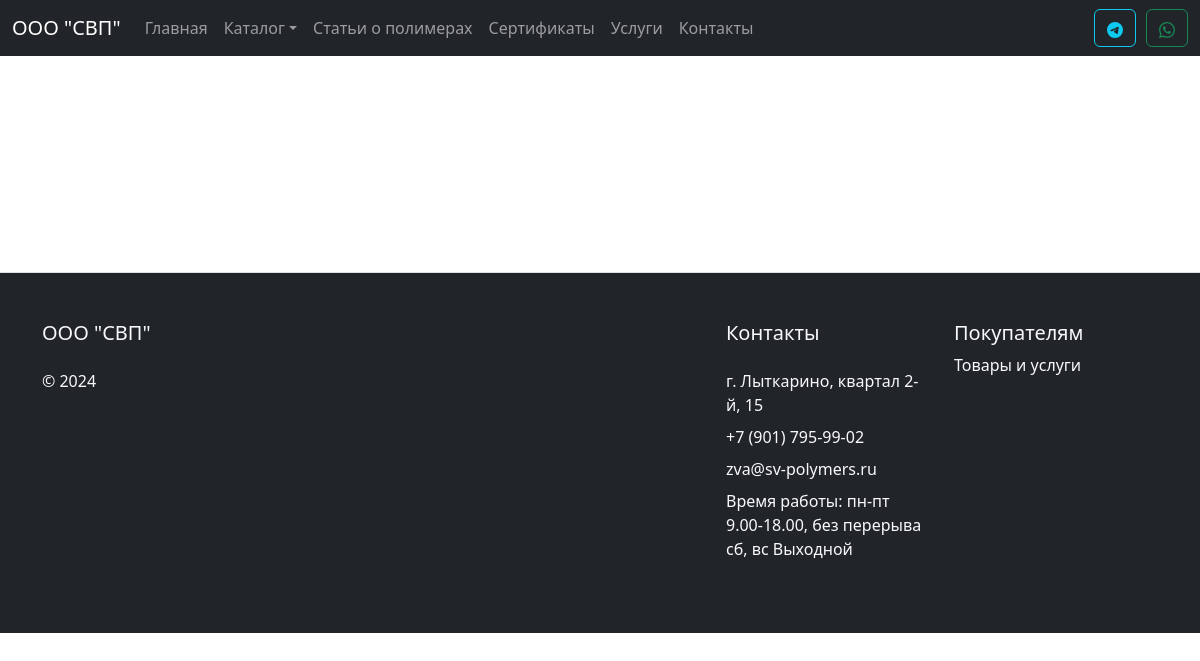
Before: /catalog/sandwich/index.php with the older database file.
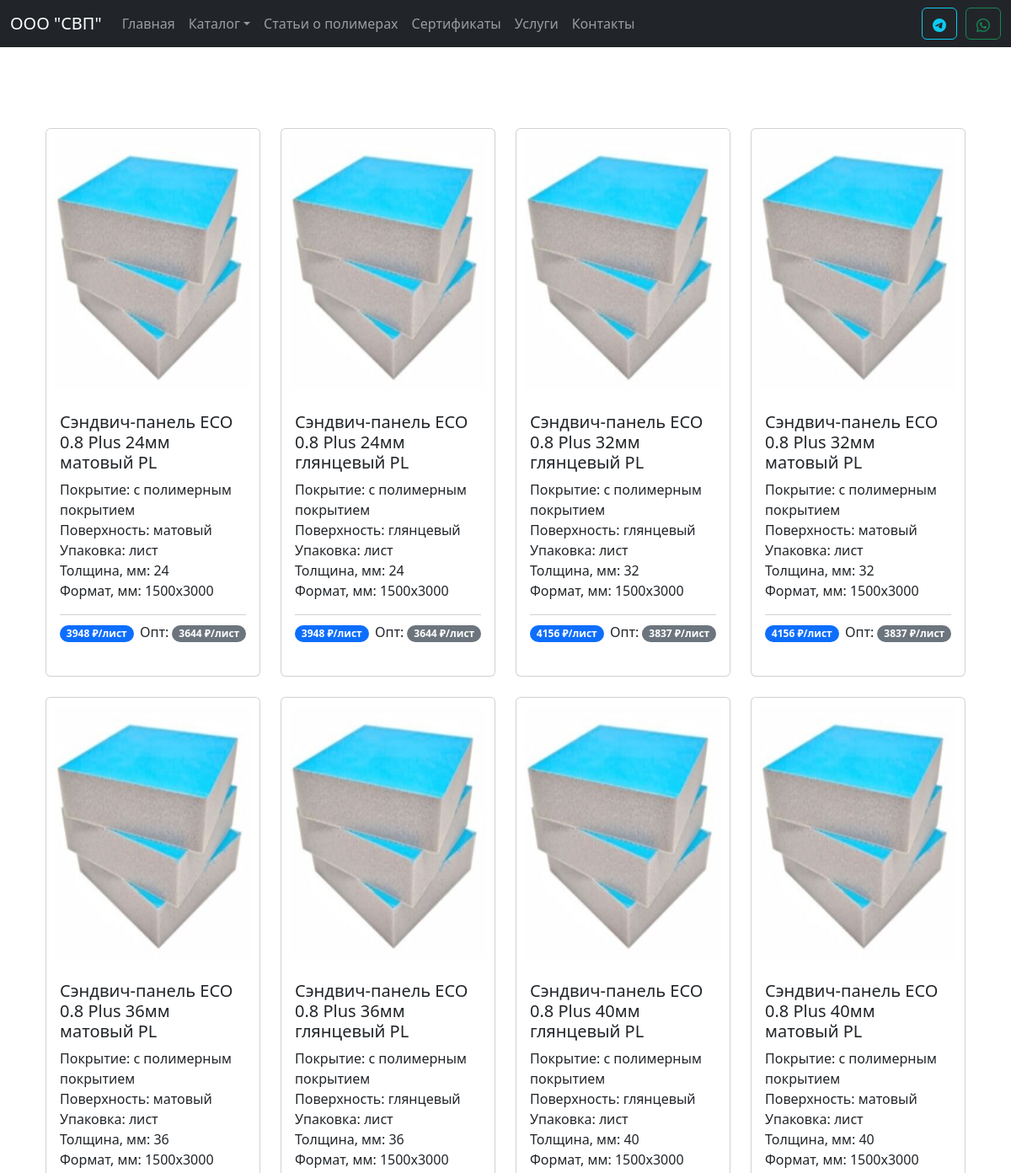
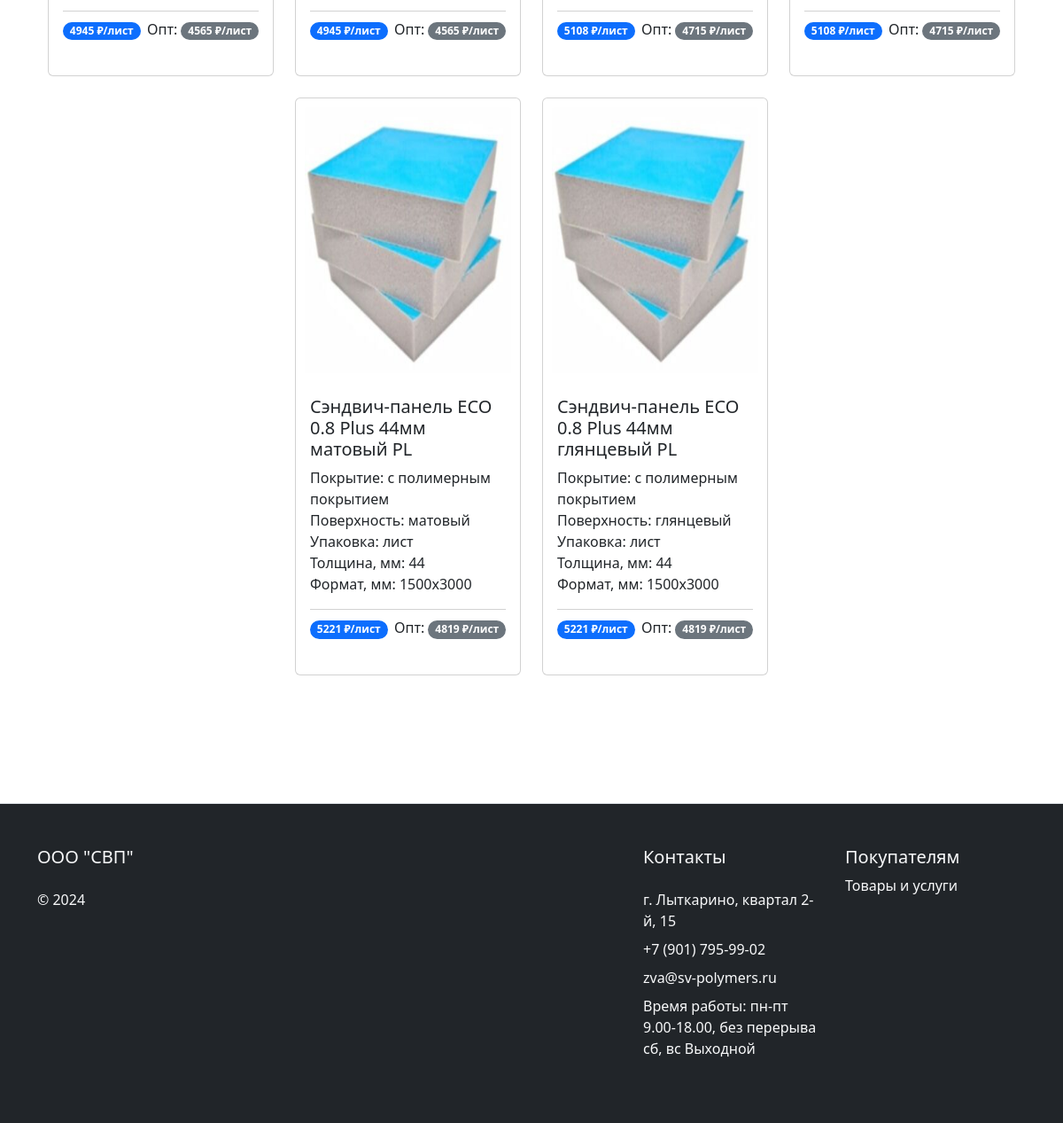
After: the same page with the newer database file (2 pictures, top to bottom).
### tables this page shows
CREATE TABLE `products_sandwich` (
  `id` int(5) NOT NULL,
  `name` varchar(100) NOT NULL,
  `category` int(2) NOT NULL,
  `subcategory` int(2) DEFAULT NULL,
  `image` varchar(100) NOT NULL,
  `price` int(10) NOT NULL,
  `opt_price` int(10) NOT NULL,
  `pack` varchar(50) NOT NULL,
  `description` varchar(1000) NOT NULL,
  `surface_1` varchar(100) NOT NULL,
  `surface_2` varchar(100) NOT NULL,
  `length` int(10) NOT NULL,
  `width` int(10) NOT NULL,
  `thickness` int(10) NOT NULL COMMENT 'Толщина',
  `description_full` varchar(3000) NOT NULL COMMENT 'Полное описание',
  `options` varchar(3000) NOT NULL COMMENT 'Основные характеристики',
  `recommendations` varchar(3000) NOT NULL COMMENT 'Рекомендации',
  `applying` varchar(3000) NOT NULL COMMENT 'Применение'
);

### catalog/sandwich/index.php (the view, shortened to what this page needs)
<?
$page = 'catalog';
include_once $_SERVER['DOCUMENT_ROOT'] . "/modules/header.php";
require($_SERVER['DOCUMENT_ROOT'] . '/database/db.php');
$sql = "SELECT * FROM products_sandwich";
$result = $conn->query($sql);
if ($result->num_rows != 0) {
  $products = $result->fetch_all(MYSQLI_ASSOC);
}
?>
<div class="container my-5">
  <div class="container mt-5 mb-5">
    <div class="row row-cols-1 row-cols-md-4 g-4 justify-content-center">
      <?php foreach ($products as $product): ?>
        <div class="col">
          <a href="/catalog/sandwich/product?id=<?= $product['id']; ?>" class="card h-100 ki-card">
            <div style="padding:10px;">
              <img style="width: 100%; height: 300px;" src=<?= '/assets/images/catalog/' . $product['image'] ?> class="card-img-top" alt=<?= $product['name'] ?>>
            </div>
            <div class="card-body d-flex flex-column ">
              <h5 class="card-title"><?= $product['name'] ?></h5>
              <p class="card-text">
                Покрытие: <?= $product['surface_1'] ?><br>
                Поверхность: <?= $product['surface_2'] ?><br>
                Упаковка: <?= $product['pack'] ?><br>
                Толщина, мм: <?= $product['thickness'] ?><br>
                Формат, мм: <?= $product['length'] . 'x' . $product['width'] ?><br>
              <div class="card-footer bg-transparent d-flex justify-content-between px-0">
                <p><span class="badge rounded-pill bg-primary"><?= $product['price']; ?> ₽/лист</span></p>
                <p>Опт: <span class="badge rounded-pill bg-secondary"><?= $product['opt_price']; ?> ₽/лист</span></p>
              </div>
            </div>
          </a>
        </div>
      <?php endforeach; ?>
    </div>
  </div>
</div>
<? include_once $_SERVER['DOCUMENT_ROOT'] . "/modules/footer.php"; ?>

### modules/header.php (shortened to what this page needs)
<!DOCTYPE html>
<html lang="en">
<head>
  <link rel="stylesheet" href="/assets/bootstrap/css/bootstrap.min.css">
  <link rel="stylesheet" href="/assets/bootstrap/css/bootstrap-navbar-dropdown.css">
  <link rel="stylesheet" href="/assets/style.css">
</head>
<body>
  <header>
    <nav class="navbar sticky-top navbar-expand-lg bg-dark" data-bs-theme="dark">
      <div class="container-fluid">
        <a class="navbar-brand" href="/">ООО "СВП"</a>
        <div class="collapse navbar-collapse" id="navbarSupportedContent">
          <ul class="navbar-nav me-auto mb-2 mb-lg-0">
            <li class="nav-item ">
              <a class="nav-link <? if ($page === '/') echo 'active' ?>" aria-current="page" href="/">Главная</a>
            </li>
            <li class="nav-item dropdown">
              <a class="nav-link dropdown-toggle" href="#" id="dropdown1" data-flip="false"
                data-toggle="dropdown" aria-expanded="false">Каталог</a>
            </li>
            <li class="nav-item">
              <a class="nav-link <? if ($page === 'articles') echo 'active' ?>" aria-current="page" href="/articles/">Статьи о полимерах</a>
            </li>
            <li class="nav-item">
              <a class="nav-link <? if ($page === 'certificates') echo 'active' ?>" aria-current="page" href="/certificates/">Сертификаты</a>
            </li>
            <li class="nav-item">
              <a class="nav-link <? if ($page === 'delivery') echo 'active' ?>" aria-current="page" href="/delivery/">Услуги</a>
            </li>
            <li class="nav-item">
              <a class="nav-link <? if ($page === 'contacts') echo 'active' ?>" aria-current="page" href="/contacts/">Контакты</a>
            </li>
          </ul>
          <div class="d-flex" style="gap: 10px">
            <a href="https://t.me/QwertykQwertov" target="_blank" class="btn btn-outline-info" type="submit"></a>
            <a href="https://api.whatsapp.com/send/?phone=79772553275&text&type=phone_number&app_absent=0" target="_blank" class="btn btn-outline-success" type="submit"></a>
          </div>
        </div>
    </nav>
  </header>

### modules/footer.php (shortened to what this page needs)
<footer class=" mt-5 border-top bg-dark text-light">
  <div class="container">
    <div class="row row-cols-1 row-cols-sm-2 row-cols-md-5 py-5">
      <div class="col mb-3">
        <a href="/" class="d-flex align-items-center mb-3 link-body-emphasis text-decoration-none text-light">
          <h5>ООО "СВП"</h5>
        </a>
        <p class="text-light">© 2024</p>
      </div>
      <div class="col mb-3"></div>
      <div class="col mb-3"></div>
      <div class="col mb-3">
        <a href="/contacts" class="d-flex align-items-center mb-3 link-body-emphasis text-decoration-none text-light">
          <h5>Контакты</h5>
        </a>
        <ul class="nav flex-column">
          <li class="nav-item mb-2"><a href="#" class="nav-link p-0 text-light">г. Лыткарино, квартал 2-й, 15</a></li>
          <li class="nav-item mb-2"><a href="tel:+79017959902" class="nav-link p-0 text-light">+7 (901) 795-99-02</a></li>
          <li class="nav-item mb-2"><a href="/contacts/" class="nav-link p-0 text-light">zva@sv-polymers.ru</a></li>
          <li class="nav-item mb-2"><a href="#" class="nav-link p-0 text-light">Время работы:
              пн-пт 9.00-18.00, без перерыва
              сб, вс Выходной</a></li>
        </ul>
      </div>
      <div class="col mb-3">
        <h5>Покупателям</h5>
        <ul class="nav flex-column">
          <li class="nav-item mb-2"><a href="/catalog/" class="nav-link p-0 text-light">Товары и услуги</a></li>
        </ul>
      </div>
    </div>
  </div>
</footer>
</body>
</html>

### assets/style.css (style rules this page uses)
body { min-height: 100vh; display: flex; flex-direction: column; }
.ki-card { translate: all .3s; text-decoration: none; }

Changed rows visible on the page:
added products_sandwich: image (picture), name "Сэндвич-панель ECO 0.8 Plus 24мм матовый PL", surface_1 "с полимерным покрытием", surface_2 "матовый", pack "лист", thickness "24", length "1500", width "3000", price "3948", opt_price "3644"
added products_sandwich: image (picture), name "Сэндвич-панель ECO 0.8 Plus 24мм глянцевый PL", surface_1 "с полимерным покрытием", surface_2 "глянцевый", pack "лист", thickness "24", length "1500", width "3000", price "3948", opt_price "3644"
added products_sandwich: image (picture), name "Сэндвич-панель ECO 0.8 Plus 32мм глянцевый PL", surface_1 "с полимерным покрытием", surface_2 "глянцевый", pack "лист", thickness "32", length "1500", width "3000", price "4156", opt_price "3837"
added products_sandwich: image (picture), name "Сэндвич-панель ECO 0.8 Plus 32мм матовый PL", surface_1 "с полимерным покрытием", surface_2 "матовый", pack "лист", thickness "32", length "1500", width "3000", price "4156", opt_price "3837"
added products_sandwich: image (picture), name "Сэндвич-панель ECO 0.8 Plus 36мм матовый PL", surface_1 "с полимерным покрытием", surface_2 "матовый", pack "лист", thickness "36", length "1500", width "3000", price "4945", opt_price "4565"
added products_sandwich: image (picture), name "Сэндвич-панель ECO 0.8 Plus 36мм глянцевый PL", surface_1 "с полимерным покрытием", surface_2 "глянцевый", pack "лист", thickness "36", length "1500", width "3000", price "4945", opt_price "4565"
added products_sandwich: image (picture), name "Сэндвич-панель ECO 0.8 Plus 40мм глянцевый PL", surface_1 "с полимерным покрытием", surface_2 "глянцевый", pack "лист", thickness "40", length "1500", width "3000", price "5108", opt_price "4715"
added products_sandwich: image (picture), name "Сэндвич-панель ECO 0.8 Plus 40мм матовый PL", surface_1 "с полимерным покрытием", surface_2 "матовый", pack "лист", thickness "40", length "1500", width "3000", price "5108", opt_price "4715"
added products_sandwich: image (picture), name "Сэндвич-панель ECO 0.8 Plus 44мм матовый PL", surface_1 "с полимерным покрытием", surface_2 "матовый", pack "лист", thickness "44", length "1500", width "3000", price "5221", opt_price "4819"
added products_sandwich: image (picture), name "Сэндвич-панель ECO 0.8 Plus 44мм глянцевый PL", surface_1 "с полимерным покрытием", surface_2 "глянцевый", pack "лист", thickness "44", length "1500", width "3000", price "5221", opt_price "4819"
